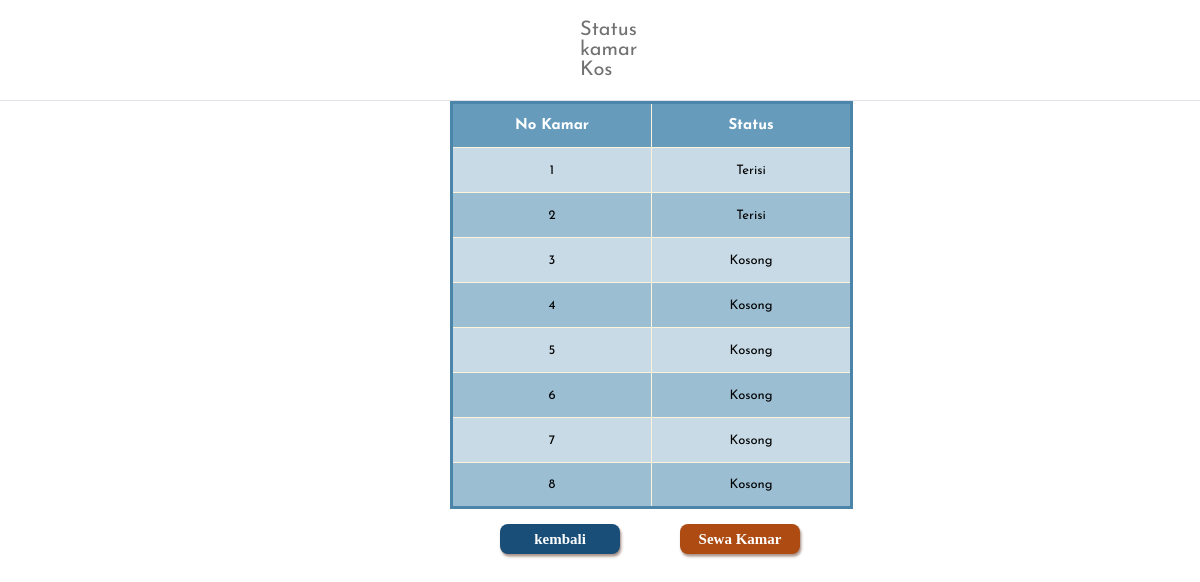
Page /kamarKosCitra.php on the committed database.
### tables this page shows
CREATE TABLE `kamar_citra` (
  `No_Kamar` int(4) NOT NULL,
  `status` varchar(225) DEFAULT NULL
);

### kamarKosCitra.php (the view, shortened to what this page needs)
<?php
include("koneksi.php");
?>
<!DOCTYPE html>
<html>
<head>
    <link rel="stylesheet" type="text/css" href="kamarKos.css">
</head>
<body>
    <div class="wrapper">
        <div class="main_content">
            <div class="header">Status kamar Kos</div>
        </div>
    </div>
    <div class="info">
        <table class="tabel1", width="200px">
        <thead >
            <tr>
                <th width="100px">No Kamar</th>
                <th width="100px">Status</th>
            </tr>
        </thead>
        <tbody>
            <?php
            $sql = "SELECT * FROM kamar_citra";
            $query = mysqli_query($link, $sql);
            while($kamar_kos = mysqli_fetch_array($query)){
                echo "<tr>";
                echo "<td>".$kamar_kos['No_Kamar']."</td>";
                echo "<td>".$kamar_kos['status']."</td>";
                echo "</tr>";
            }
            ?>
        </tbody>
        </table>
    <nav>
        <a href="kos.php">
        <button class="button">kembali</button></a>
        <a href="DaftarPenyewa.php">
        <button class="btbayar">Sewa Kamar</button></a>
    </div>
</body>
</html>

### kamarKos.css (style rules this page uses)
* { margin: 0; padding: 0; box-sizing: border-box; list-style: none; text-decoration: none; font-family: 'Josefin Sans', sans-serif; }
body { background:url(images/2.png); height: 100vh; background-size:cover; background-position: center center; position: relative; }
.wrapper { display: flex; position: relative; }
.wrapper .main_content { width: 100%; }
.wrapper .main_content .header { padding: 20px 580px; background: #fff; color: #717171; font-size: 20px; border-bottom: 1px solid #e0e4e8; }
.info { display: inline-block; width: 1000px; }
.button { font-family: Georgia, serif; font-size: 15px; font-weight: bold; width: 120px; height: 30px; border-radius: 8px; border-style: none; box-shadow: 1.3px 2.6px 2.6px #663d2c91; color: #fff; background-color: #184E77; -webkit-border-radius: 8px; -moz-border-radius: 8px; -ms-border-radius: 8px; -o-border-radius: 8px; margin-left: 300px; margin-top: 15px; margin-right: 50px; }
.btbayar { font-family: Georgia, serif; font-size: 15px; font-weight: bold; width: 120px; height: 30px; border-radius: 8px; border-style: none; box-shadow: 1.3px 2.6px 2.6px #663d2c91; color: #fff; background-color: #ad4b12; -webkit-border-radius: 8px; -moz-border-radius: 8px; -ms-border-radius: 8px; -o-border-radius: 8px; margin-bottom: 50px; margin-left: 5px; }
table.tabel1 { font-family: Georgia, serif; border: 3px solid #4B86AA; background-color: #C7DAE6; width: max-content; text-align: center; border-collapse: collapse; position: relative; left: 450px; }
table.tabel1 td, table.tabel1 th { border: 1px solid #FFF3DC; width: 200px; height: 45px; }
table.tabel1 tbody td { font-size: 13px; }
table.tabel1 tr:nth-child(even) { background: #9CBED3; }
table.tabel1 thead { background: #669BBC; background: -moz-linear-gradient(top, #669BBC 0%, #669BBC 66%, #669BBC 100%); background: -webkit-linear-gradient(top, #669BBC 0%, #669BBC 66%, #669BBC 100%); background: linear-gradient(to bottom, #669BBC 0%, #669BBC 66%, #669BBC 100%); }
table.tabel1 thead th { font-size: 15px; font-weight: bold; color: #fff; text-align: center; }
nav { margin-left: 200px; }

### rows in the picture
kamar_citra: No_Kamar "1", status "Terisi"
kamar_citra: No_Kamar "2", status "Terisi"
kamar_citra: No_Kamar "3", status "Kosong"
kamar_citra: No_Kamar "4", status "Kosong"
kamar_citra: No_Kamar "5", status "Kosong"
kamar_citra: No_Kamar "6", status "Kosong"
kamar_citra: No_Kamar "7", status "Kosong"
kamar_citra: No_Kamar "8", status "Kosong"
